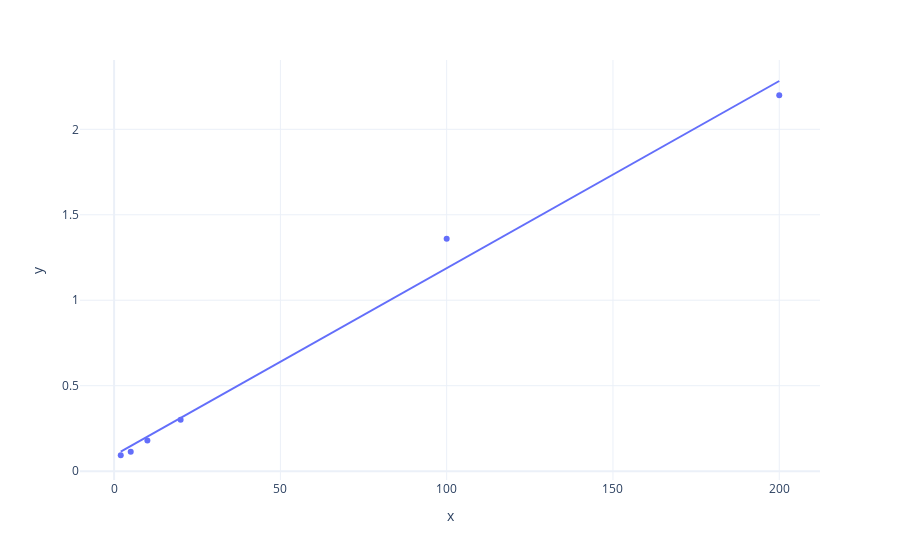

Notebook code for this chart:
### Code cell
px.scatter(x=[2, 5, 10, 20, 100, 200], y= [0.093, 0.113, 0.18, 0.3, 1.36, 2.2], trendline = 'ols')

### Figure 1 — Plotly figure (JSON) as saved in the notebook; plotly's stock layout.template omitted (floating-point values rounded to 4 significant figures)
{"data": [{"hovertemplate": "x=%{x}<br>y=%{y}<extra></extra>", "legendgroup": "", "marker": {"color": "#636efa", "symbol": "circle"}, "mode": "markers", "name": "", "orientation": "v", "showlegend": false, "type": "scatter", "x": [2, 5, 10, 20, 100, 200], "xaxis": "x", "y": [0.093, 0.113, 0.18, 0.3, 1.36, 2.2], "yaxis": "y"}, {"hovertemplate": "<b>OLS trendline</b><br>y = 0.0109512 * x + 0.0925738<br>R<sup>2</sup>=0.989863<br><br>x=%{x}<br>y=%{y} <b>(trend)</b><extra></extra>", "legendgroup": "", "marker": {"color": "#636efa", "symbol": "circle"}, "mode": "lines", "name": "", "showlegend": false, "type": "scatter", "x": [2, 5, 10, 20, 100, 200], "xaxis": "x", "y": [0.1145, 0.1473, 0.2021, 0.3116, 1.188, 2.283], "yaxis": "y"}], "layout": {"legend": {"tracegroupgap": 0}, "margin": {"t": 60}, "xaxis": {"anchor": "y", "domain": [0, 1], "title": {"text": "x"}}, "yaxis": {"anchor": "x", "domain": [0, 1], "title": {"text": "y"}}}}
